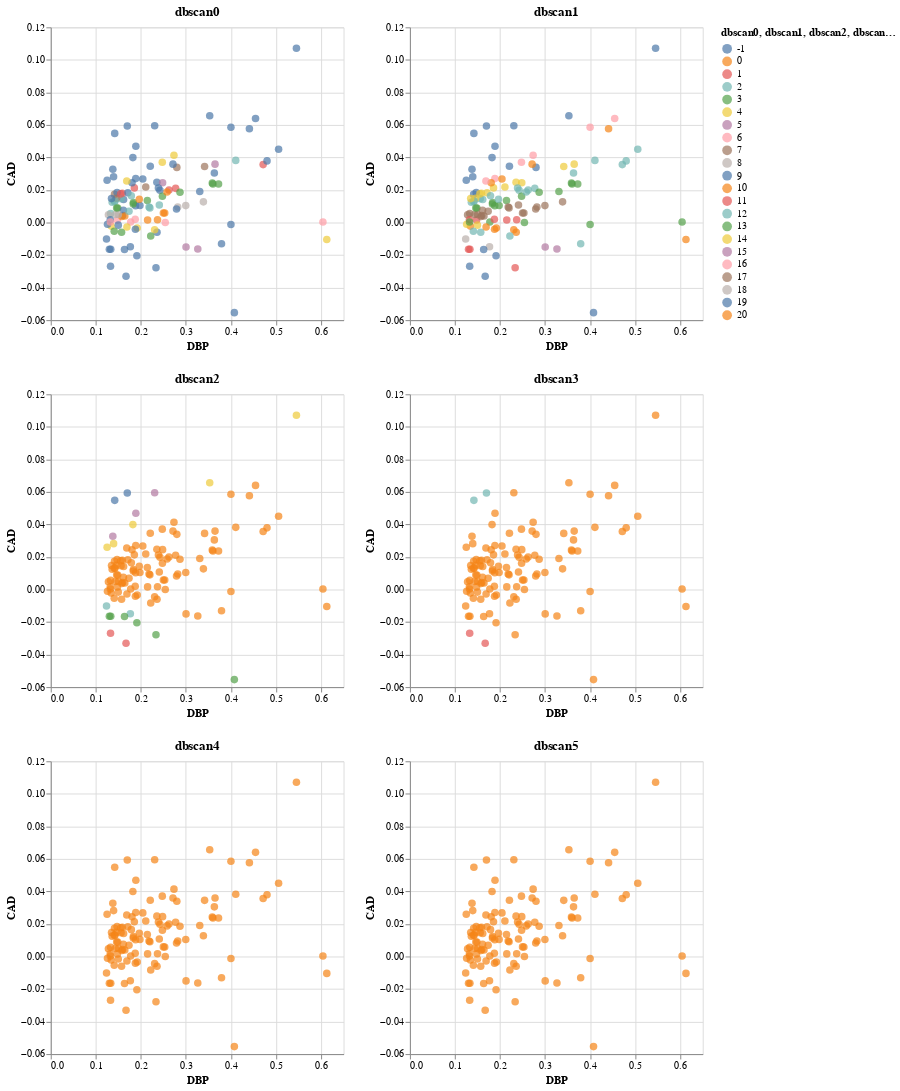

The code cell stored with this chart in its notebook:
### Code cell
# Display charts
display(Markdown("# Plots with increaseing eps"))
(dbscan_charts[eps_labels[0]] | dbscan_charts[eps_labels[1]]) & (dbscan_charts[eps_labels[2]] | dbscan_charts[eps_labels[3]]) & (dbscan_charts[eps_labels[4]] | dbscan_charts[eps_labels[5]])

### Figure 1 — Vega-Lite specification as saved in the notebook (floating-point values rounded to 4 significant figures)
{"config": {"view": {"continuousWidth": 300, "continuousHeight": 300}}, "vconcat": [{"hconcat": [{"mark": {"type": "circle", "size": 60}, "encoding": {"color": {"field": "dbscan0", "type": "nominal"}, "tooltip": [{"field": "dbscan0", "type": "quantitative"}, {"field": "dbscan1", "type": "quantitative"}, {"field": "dbscan2", "type": "quantitative"}, {"field": "dbscan3", "type": "quantitative"}, {"field": "dbscan4", "type": "quantitative"}, {"field": "dbscan5", "type": "quantitative"}], "x": {"field": "DBP", "type": "quantitative"}, "y": {"field": "CAD", "type": "quantitative"}}, "name": "view_1", "title": "dbscan0"}, {"mark": {"type": "circle", "size": 60}, "encoding": {"color": {"field": "dbscan1", "type": "nominal"}, "tooltip": [{"field": "dbscan0", "type": "quantitative"}, {"field": "dbscan1", "type": "quantitative"}, {"field": "dbscan2", "type": "quantitative"}, {"field": "dbscan3", "type": "quantitative"}, {"field": "dbscan4", "type": "quantitative"}, {"field": "dbscan5", "type": "quantitative"}], "x": {"field": "DBP", "type": "quantitative"}, "y": {"field": "CAD", "type": "quantitative"}}, "name": "view_2", "title": "dbscan1"}]}, {"hconcat": [{"mark": {"type": "circle", "size": 60}, "encoding": {"color": {"field": "dbscan2", "type": "nominal"}, "tooltip": [{"field": "dbscan0", "type": "quantitative"}, {"field": "dbscan1", "type": "quantitative"}, {"field": "dbscan2", "type": "quantitative"}, {"field": "dbscan3", "type": "quantitative"}, {"field": "dbscan4", "type": "quantitative"}, {"field": "dbscan5", "type": "quantitative"}], "x": {"field": "DBP", "type": "quantitative"}, "y": {"field": "CAD", "type": "quantitative"}}, "name": "view_3", "title": "dbscan2"}, {"mark": {"type": "circle", "size": 60}, "encoding": {"color": {"field": "dbscan3", "type": "nominal"}, "tooltip": [{"field": "dbscan0", "type": "quantitative"}, {"field": "dbscan1", "type": "quantitative"}, {"field": "dbscan2", "type": "quantitative"}, {"field": "dbscan3", "type": "quantitative"}, {"field": "dbscan4", "type": "quantitative"}, {"field": "dbscan5", "type": "quantitative"}], "x": {"field": "DBP", "type": "quantitative"}, "y": {"field": "CAD", "type": "quantitative"}}, "name": "view_4", "title": "dbscan3"}]}, {"hconcat": [{"mark": {"type": "circle", "size": 60}, "encoding": {"color": {"field": "dbscan4", "type": "nominal"}, "tooltip": [{"field": "dbscan0", "type": "quantitative"}, {"field": "dbscan1", "type": "quantitative"}, {"field": "dbscan2", "type": "quantitative"}, {"field": "dbscan3", "type": "quantitative"}, {"field": "dbscan4", "type": "quantitative"}, {"field": "dbscan5", "type": "quantitative"}], "x": {"field": "DBP", "type": "quantitative"}, "y": {"field": "CAD", "type": "quantitative"}}, "name": "view_5", "title": "dbscan4"}, {"mark": {"type": "circle", "size": 60}, "encoding": {"color": {"field": "dbscan5", "type": "nominal"}, "tooltip": [{"field": "dbscan0", "type": "quantitative"}, {"field": "dbscan1", "type": "quantitative"}, {"field": "dbscan2", "type": "quantitative"}, {"field": "dbscan3", "type": "quantitative"}, {"field": "dbscan4", "type": "quantitative"}, {"field": "dbscan5", "type": "quantitative"}], "x": {"field": "DBP", "type": "quantitative"}, "y": {"field": "CAD", "type": "quantitative"}}, "name": "view_6", "title": "dbscan5"}]}], "data": {"name": "data-26265ef168e235cb7ec0f56ea8208f3b"}, "params": [{"name": "param_1", "select": {"type": "interval", "encodings": ["x", "y"]}, "bind": "scales", "views": ["view_1"]}, {"name": "param_2", "select": {"type": "interval", "encodings": ["x", "y"]}, "bind": "scales", "views": ["view_2"]}, {"name": "param_3", "select": {"type": "interval", "encodings": ["x", "y"]}, "bind": "scales", "views": ["view_3"]}, {"name": "param_4", "select": {"type": "interval", "encodings": ["x", "y"]}, "bind": "scales", "views": ["view_4"]}, {"name": "param_5", "select": {"type": "interval", "encodings": ["x", "y"]}, "bind": "scales", "views": ["view_5"]}, {"name": "param_6", "select": {"type": "interval", "encodings": ["x", "y"]}, "bind": "scales", "views": ["view_6"]}], "$schema": "https://vega.github.io/schema/vega-lite/v5.16.3.json", "datasets": {"data-26265ef168e235cb7ec0f56ea8208f3b": [{"DBP": 0.2359, "CAD": -0.006, "dbscan0": -1, "dbscan1": 0, "dbscan2": 0, "dbscan3": 0, "dbscan4": 0, "dbscan5": 0}, {"DBP": 0.237, "CAD": 0.0017, "dbscan0": 0, "dbscan1": 1, "dbscan2": 0, "dbscan3": 0, "dbscan4": 0, "dbscan5": 0}, {"DBP": 0.4715, "CAD": 0.0356, "dbscan0": 1, "dbscan1": 2, "dbscan2": 0, "dbscan3": 0, "dbscan4": 0, "dbscan5": 0}, {"DBP": 0.1617, "CAD": 0.0141, "dbscan0": -1, "dbscan1": 2, "dbscan2": 0, "dbscan3": 0, "dbscan4": 0, "dbscan5": 0}, {"DBP": 0.1364, "CAD": 0.0125, "dbscan0": 2, "dbscan1": 2, "dbscan2": 0, "dbscan3": 0, "dbscan4": 0, "dbscan5": 0}, {"DBP": 0.1486, "CAD": 0.0089, "dbscan0": 3, "dbscan1": 3, "dbscan2": 0, "dbscan3": 0, "dbscan4": 0, "dbscan5": 0}, {"DBP": 0.2356, "CAD": 0.0248, "dbscan0": -1, "dbscan1": 4, "dbscan2": 0, "dbscan3": 0, "dbscan4": 0, "dbscan5": 0}, {"DBP": 0.1919, "CAD": -0.0034, "dbscan0": 4, "dbscan1": 0, "dbscan2": 0, "dbscan3": 0, "dbscan4": 0, "dbscan5": 0}, {"DBP": 0.3003, "CAD": -0.015, "dbscan0": 5, "dbscan1": 5, "dbscan2": 0, "dbscan3": 0, "dbscan4": 0, "dbscan5": 0}, {"DBP": 0.4546, "CAD": 0.064, "dbscan0": -1, "dbscan1": 6, "dbscan2": 0, "dbscan3": 0, "dbscan4": 0, "dbscan5": 0}, {"DBP": 0.1671, "CAD": -0.033, "dbscan0": -1, "dbscan1": -1, "dbscan2": 1, "dbscan3": 1, "dbscan4": 0, "dbscan5": 0}, {"DBP": 0.2424, "CAD": 0.0198, "dbscan0": -1, "dbscan1": 2, "dbscan2": 0, "dbscan3": 0, "dbscan4": 0, "dbscan5": 0}, {"DBP": 0.1595, "CAD": 0.0043, "dbscan0": -1, "dbscan1": 7, "dbscan2": 0, "dbscan3": 0, "dbscan4": 0, "dbscan5": 0}, {"DBP": 0.2772, "CAD": 0.021, "dbscan0": 1, "dbscan1": 2, "dbscan2": 0, "dbscan3": 0, "dbscan4": 0, "dbscan5": 0}, {"DBP": 0.3586, "CAD": 0.0243, "dbscan0": 3, "dbscan1": 3, "dbscan2": 0, "dbscan3": 0, "dbscan4": 0, "dbscan5": 0}, {"DBP": 0.148, "CAD": 0.0016, "dbscan0": 6, "dbscan1": 1, "dbscan2": 0, "dbscan3": 0, "dbscan4": 0, "dbscan5": 0}, {"DBP": 0.1767, "CAD": -0.0149, "dbscan0": -1, "dbscan1": 8, "dbscan2": 2, "dbscan3": 0, "dbscan4": 0, "dbscan5": 0}, {"DBP": 0.2799, "CAD": 0.0339, "dbscan0": 7, "dbscan1": 9, "dbscan2": 0, "dbscan3": 0, "dbscan4": 0, "dbscan5": 0}, {"DBP": 0.1886, "CAD": 0.027, "dbscan0": -1, "dbscan1": 6, "dbscan2": 0, "dbscan3": 0, "dbscan4": 0, "dbscan5": 0}, {"DBP": 0.2997, "CAD": 0.0104, "dbscan0": 8, "dbscan1": 7, "dbscan2": 0, "dbscan3": 0, "dbscan4": 0, "dbscan5": 0}, {"DBP": 0.2043, "CAD": 0.0268, "dbscan0": 9, "dbscan1": 10, "dbscan2": 0, "dbscan3": 0, "dbscan4": 0, "dbscan5": 0}, {"DBP": 0.1578, "CAD": 0.0037, "dbscan0": 10, "dbscan1": 7, "dbscan2": 0, "dbscan3": 0, "dbscan4": 0, "dbscan5": 0}, {"DBP": 0.1612, "CAD": 0.0075, "dbscan0": -1, "dbscan1": 7, "dbscan2": 0, "dbscan3": 0, "dbscan4": 0, "dbscan5": 0}, {"DBP": 0.1332, "CAD": -0.0164, "dbscan0": -1, "dbscan1": 11, "dbscan2": 3, "dbscan3": 0, "dbscan4": 0, "dbscan5": 0}, {"DBP": 0.1879, "CAD": -0.0041, "dbscan0": -1, "dbscan1": 0, "dbscan2": 0, "dbscan3": 0, "dbscan4": 0, "dbscan5": 0}, {"DBP": 0.1588, "CAD": 0.018, "dbscan0": 11, "dbscan1": 4, "dbscan2": 0, "dbscan3": 0, "dbscan4": 0, "dbscan5": 0}, {"DBP": 0.3632, "CAD": 0.0305, "dbscan0": -1, "dbscan1": 2, "dbscan2": 0, "dbscan3": 0, "dbscan4": 0, "dbscan5": 0}, {"DBP": 0.1823, "CAD": 0.0399, "dbscan0": -1, "dbscan1": -1, "dbscan2": 4, "dbscan3": 0, "dbscan4": 0, "dbscan5": 0}, {"DBP": 0.441, "CAD": 0.0576, "dbscan0": 9, "dbscan1": 10, "dbscan2": 0, "dbscan3": 0, "dbscan4": 0, "dbscan5": 0}, {"DBP": 0.1856, "CAD": 0.0213, "dbscan0": 11, "dbscan1": 4, "dbscan2": 0, "dbscan3": 0, "dbscan4": 0, "dbscan5": 0}, {"DBP": 0.2201, "CAD": 0.009, "dbscan0": 12, "dbscan1": 7, "dbscan2": 0, "dbscan3": 0, "dbscan4": 0, "dbscan5": 0}, {"DBP": 0.1644, "CAD": 0.004, "dbscan0": 10, "dbscan1": 7, "dbscan2": 0, "dbscan3": 0, "dbscan4": 0, "dbscan5": 0}, {"DBP": 0.2713, "CAD": 0.0359, "dbscan0": 9, "dbscan1": 10, "dbscan2": 0, "dbscan3": 0, "dbscan4": 0, "dbscan5": 0}, {"DBP": 0.2306, "CAD": -0.0044, "dbscan0": 4, "dbscan1": 0, "dbscan2": 0, "dbscan3": 0, "dbscan4": 0, "dbscan5": 0}, {"DBP": 0.4076, "CAD": -0.0554, "dbscan0": -1, "dbscan1": -1, "dbscan2": 3, "dbscan3": 0, "dbscan4": 0, "dbscan5": 0}, {"DBP": 0.215, "CAD": 0.0016, "dbscan0": 0, "dbscan1": 1, "dbscan2": 0, "dbscan3": 0, "dbscan4": 0, "dbscan5": 0}, {"DBP": 0.1328, "CAD": 0.0056, "dbscan0": 12, "dbscan1": 7, "dbscan2": 0, "dbscan3": 0, "dbscan4": 0, "dbscan5": 0}, {"DBP": 0.3725, "CAD": 0.0237, "dbscan0": 3, "dbscan1": 3, "dbscan2": 0, "dbscan3": 0, "dbscan4": 0, "dbscan5": 0}, {"DBP": 0.3529, "CAD": 0.0656, "dbscan0": -1, "dbscan1": -1, "dbscan2": 4, "dbscan3": 0, "dbscan4": 0, "dbscan5": 0}, {"DBP": 0.1883, "CAD": 0.0103, "dbscan0": -1, "dbscan1": 3, "dbscan2": 0, "dbscan3": 0, "dbscan4": 0, "dbscan5": 0}, {"DBP": 0.253, "CAD": 0.0058, "dbscan0": 10, "dbscan1": 7, "dbscan2": 0, "dbscan3": 0, "dbscan4": 0, "dbscan5": 0}, {"DBP": 0.1572, "CAD": -0.006, "dbscan0": 13, "dbscan1": 12, "dbscan2": 0, "dbscan3": 0, "dbscan4": 0, "dbscan5": 0}, {"DBP": 0.1561, "CAD": 0.0146, "dbscan0": 2, "dbscan1": 2, "dbscan2": 0, "dbscan3": 0, "dbscan4": 0, "dbscan5": 0}, {"DBP": 0.2219, "CAD": -0.0083, "dbscan0": 13, "dbscan1": 12, "dbscan2": 0, "dbscan3": 0, "dbscan4": 0, "dbscan5": 0}, {"DBP": 0.1502, "CAD": 0.0049, "dbscan0": 8, "dbscan1": 7, "dbscan2": 0, "dbscan3": 0, "dbscan4": 0, "dbscan5": 0}, {"DBP": 0.1889, "CAD": 0.0469, "dbscan0": -1, "dbscan1": -1, "dbscan2": 5, "dbscan3": 0, "dbscan4": 0, "dbscan5": 0}, {"DBP": 0.2476, "CAD": 0.0371, "dbscan0": 14, "dbscan1": 6, "dbscan2": 0, "dbscan3": 0, "dbscan4": 0, "dbscan5": 0}, {"DBP": 0.2483, "CAD": 0.0245, "dbscan0": 15, "dbscan1": 4, "dbscan2": 0, "dbscan3": 0, "dbscan4": 0, "dbscan5": 0}, {"DBP": 0.1832, "CAD": 0.0114, "dbscan0": 3, "dbscan1": 3, "dbscan2": 0, "dbscan3": 0, "dbscan4": 0, "dbscan5": 0}, {"DBP": 0.6128, "CAD": -0.0104, "dbscan0": 4, "dbscan1": 0, "dbscan2": 0, "dbscan3": 0, "dbscan4": 0, "dbscan5": 0}, {"DBP": 0.1774, "CAD": 0.0003, "dbscan0": 16, "dbscan1": 13, "dbscan2": 0, "dbscan3": 0, "dbscan4": 0, "dbscan5": 0}, {"DBP": 0.1411, "CAD": 0.013, "dbscan0": 2, "dbscan1": 2, "dbscan2": 0, "dbscan3": 0, "dbscan4": 0, "dbscan5": 0}, {"DBP": 0.3415, "CAD": 0.0345, "dbscan0": 17, "dbscan1": 4, "dbscan2": 0, "dbscan3": 0, "dbscan4": 0, "dbscan5": 0}, {"DBP": 0.2336, "CAD": -0.0278, "dbscan0": -1, "dbscan1": 11, "dbscan2": 3, "dbscan3": 0, "dbscan4": 0, "dbscan5": 0}, {"DBP": 0.1301, "CAD": -0.0164, "dbscan0": -1, "dbscan1": 11, "dbscan2": 3, "dbscan3": 0, "dbscan4": 0, "dbscan5": 0}, {"DBP": 0.3389, "CAD": 0.0127, "dbscan0": 18, "dbscan1": 7, "dbscan2": 0, "dbscan3": 0, "dbscan4": 0, "dbscan5": 0}, {"DBP": 0.1912, "CAD": -0.0204, "dbscan0": -1, "dbscan1": -1, "dbscan2": 3, "dbscan3": 0, "dbscan4": 0, "dbscan5": 0}, {"DBP": 0.2625, "CAD": 0.02, "dbscan0": 1, "dbscan1": 2, "dbscan2": 0, "dbscan3": 0, "dbscan4": 0, "dbscan5": 0}, {"DBP": 0.2819, "CAD": 0.0095, "dbscan0": 8, "dbscan1": 7, "dbscan2": 0, "dbscan3": 0, "dbscan4": 0, "dbscan5": 0}, {"DBP": 0.1804, "CAD": 0.0244, "dbscan0": -1, "dbscan1": 10, "dbscan2": 0, "dbscan3": 0, "dbscan4": 0, "dbscan5": 0}, {"DBP": 0.1875, "CAD": 0.002, "dbscan0": 6, "dbscan1": 1, "dbscan2": 0, "dbscan3": 0, "dbscan4": 0, "dbscan5": 0}, {"DBP": 0.1436, "CAD": 0.0049, "dbscan0": 8, "dbscan1": 7, "dbscan2": 0, "dbscan3": 0, "dbscan4": 0, "dbscan5": 0}, {"DBP": 0.1378, "CAD": 0.0327, "dbscan0": -1, "dbscan1": -1, "dbscan2": 5, "dbscan3": 0, "dbscan4": 0, "dbscan5": 0}, {"DBP": 0.1395, "CAD": 0.0282, "dbscan0": -1, "dbscan1": -1, "dbscan2": 4, "dbscan3": 0, "dbscan4": 0, "dbscan5": 0}, {"DBP": 0.2792, "CAD": 0.0083, "dbscan0": -1, "dbscan1": 7, "dbscan2": 0, "dbscan3": 0, "dbscan4": 0, "dbscan5": 0}, {"DBP": 0.1342, "CAD": -0.0022, "dbscan0": 4, "dbscan1": 0, "dbscan2": 0, "dbscan3": 0, "dbscan4": 0, "dbscan5": 0}, {"DBP": 0.36, "CAD": 0.0237, "dbscan0": 3, "dbscan1": 3, "dbscan2": 0, "dbscan3": 0, "dbscan4": 0, "dbscan5": 0}, {"DBP": 0.1737, "CAD": 0.0069, "dbscan0": 12, "dbscan1": 7, "dbscan2": 0, "dbscan3": 0, "dbscan4": 0, "dbscan5": 0}, {"DBP": 0.1499, "CAD": -0.0016, "dbscan0": -1, "dbscan1": 14, "dbscan2": 0, "dbscan3": 0, "dbscan4": 0, "dbscan5": 0}, {"DBP": 0.239, "CAD": 0.0212, "dbscan0": 19, "dbscan1": 2, "dbscan2": 0, "dbscan3": 0, "dbscan4": 0, "dbscan5": 0}, {"DBP": 0.1238, "CAD": -0.0101, "dbscan0": -1, "dbscan1": 8, "dbscan2": 2, "dbscan3": 0, "dbscan4": 0, "dbscan5": 0}, {"DBP": 0.4801, "CAD": 0.0379, "dbscan0": -1, "dbscan1": 2, "dbscan2": 0, "dbscan3": 0, "dbscan4": 0, "dbscan5": 0}, {"DBP": 0.1415, "CAD": 0.0173, "dbscan0": 7, "dbscan1": 9, "dbscan2": 0, "dbscan3": 0, "dbscan4": 0, "dbscan5": 0}, {"DBP": 0.2479, "CAD": 0.0161, "dbscan0": 3, "dbscan1": 3, "dbscan2": 0, "dbscan3": 0, "dbscan4": 0, "dbscan5": 0}, {"DBP": 0.1687, "CAD": 0.0255, "dbscan0": 14, "dbscan1": 6, "dbscan2": 0, "dbscan3": 0, "dbscan4": 0, "dbscan5": 0}, {"DBP": 0.1472, "CAD": 0.0184, "dbscan0": -1, "dbscan1": 9, "dbscan2": 0, "dbscan3": 0, "dbscan4": 0, "dbscan5": 0}, {"DBP": 0.146, "CAD": 0.0149, "dbscan0": 17, "dbscan1": 4, "dbscan2": 0, "dbscan3": 0, "dbscan4": 0, "dbscan5": 0}, {"DBP": 0.1699, "CAD": 0.0593, "dbscan0": -1, "dbscan1": -1, "dbscan2": -1, "dbscan3": 2, "dbscan4": 0, "dbscan5": 0}, {"DBP": 0.4, "CAD": -0.0012, "dbscan0": -1, "dbscan1": 13, "dbscan2": 0, "dbscan3": 0, "dbscan4": 0, "dbscan5": 0}, {"DBP": 0.25, "CAD": 0.0059, "dbscan0": 10, "dbscan1": 7, "dbscan2": 0, "dbscan3": 0, "dbscan4": 0, "dbscan5": 0}, {"DBP": 0.126, "CAD": -0.0011, "dbscan0": -1, "dbscan1": 14, "dbscan2": 0, "dbscan3": 0, "dbscan4": 0, "dbscan5": 0}, {"DBP": 0.1835, "CAD": 0.0123, "dbscan0": 3, "dbscan1": 3, "dbscan2": 0, "dbscan3": 0, "dbscan4": 0, "dbscan5": 0}, {"DBP": 0.3264, "CAD": -0.0163, "dbscan0": 5, "dbscan1": 5, "dbscan2": 0, "dbscan3": 0, "dbscan4": 0, "dbscan5": 0}, {"DBP": 0.2209, "CAD": 0.0346, "dbscan0": -1, "dbscan1": -1, "dbscan2": 0, "dbscan3": 0, "dbscan4": 0, "dbscan5": 0}, {"DBP": 0.128, "CAD": 0.0048, "dbscan0": 18, "dbscan1": 7, "dbscan2": 0, "dbscan3": 0, "dbscan4": 0, "dbscan5": 0}, {"DBP": 0.1426, "CAD": 0.0131, "dbscan0": 2, "dbscan1": 2, "dbscan2": 0, "dbscan3": 0, "dbscan4": 0, "dbscan5": 0}, {"DBP": 0.1637, "CAD": -0.0166, "dbscan0": -1, "dbscan1": -1, "dbscan2": 3, "dbscan3": 0, "dbscan4": 0, "dbscan5": 0}, {"DBP": 0.6042, "CAD": 0.0003, "dbscan0": 16, "dbscan1": 13, "dbscan2": 0, "dbscan3": 0, "dbscan4": 0, "dbscan5": 0}, {"DBP": 0.2144, "CAD": 0.0135, "dbscan0": 3, "dbscan1": 3, "dbscan2": 0, "dbscan3": 0, "dbscan4": 0, "dbscan5": 0}, {"DBP": 0.1712, "CAD": 0.0183, "dbscan0": -1, "dbscan1": 4, "dbscan2": 0, "dbscan3": 0, "dbscan4": 0, "dbscan5": 0}, {"DBP": 0.1251, "CAD": 0.026, "dbscan0": -1, "dbscan1": -1, "dbscan2": 4, "dbscan3": 0, "dbscan4": 0, "dbscan5": 0}, {"DBP": 0.2307, "CAD": 0.0595, "dbscan0": -1, "dbscan1": -1, "dbscan2": 5, "dbscan3": 0, "dbscan4": 0, "dbscan5": 0}, {"DBP": 0.1349, "CAD": 0.0147, "dbscan0": -1, "dbscan1": 4, "dbscan2": 0, "dbscan3": 0, "dbscan4": 0, "dbscan5": 0}, {"DBP": 0.4107, "CAD": 0.0382, "dbscan0": 2, "dbscan1": 2, "dbscan2": 0, "dbscan3": 0, "dbscan4": 0, "dbscan5": 0}, {"DBP": 0.1321, "CAD": 0.0017, "dbscan0": -1, "dbscan1": 1, "dbscan2": 0, "dbscan3": 0, "dbscan4": 0, "dbscan5": 0}, {"DBP": 0.2182, "CAD": 0.0095, "dbscan0": 12, "dbscan1": 7, "dbscan2": 0, "dbscan3": 0, "dbscan4": 0, "dbscan5": 0}, {"DBP": 0.1463, "CAD": 0.0089, "dbscan0": 3, "dbscan1": 3, "dbscan2": 0, "dbscan3": 0, "dbscan4": 0, "dbscan5": 0}, {"DBP": 0.1789, "CAD": 0.0165, "dbscan0": 2, "dbscan1": 2, "dbscan2": 0, "dbscan3": 0, "dbscan4": 0, "dbscan5": 0}, {"DBP": 0.2582, "CAD": 0.0188, "dbscan0": 20, "dbscan1": 2, "dbscan2": 0, "dbscan3": 0, "dbscan4": 0, "dbscan5": 0}, {"DBP": 0.2542, "CAD": 0.0, "dbscan0": 16, "dbscan1": 13, "dbscan2": 0, "dbscan3": 0, "dbscan4": 0, "dbscan5": 0}, {"DBP": 0.5058, "CAD": 0.045, "dbscan0": 19, "dbscan1": 2, "dbscan2": 0, "dbscan3": 0, "dbscan4": 0, "dbscan5": 0}, {"DBP": 0.2735, "CAD": 0.0414, "dbscan0": 14, "dbscan1": 6, "dbscan2": 0, "dbscan3": 0, "dbscan4": 0, "dbscan5": 0}, {"DBP": 0.3791, "CAD": -0.0131, "dbscan0": -1, "dbscan1": 12, "dbscan2": 0, "dbscan3": 0, "dbscan4": 0, "dbscan5": 0}, {"DBP": 0.1552, "CAD": 0.0176, "dbscan0": 11, "dbscan1": 4, "dbscan2": 0, "dbscan3": 0, "dbscan4": 0, "dbscan5": 0}, {"DBP": 0.142, "CAD": 0.0548, "dbscan0": -1, "dbscan1": -1, "dbscan2": -1, "dbscan3": 2, "dbscan4": 0, "dbscan5": 0}, {"DBP": 0.5454, "CAD": 0.1071, "dbscan0": -1, "dbscan1": -1, "dbscan2": 4, "dbscan3": 0, "dbscan4": 0, "dbscan5": 0}, {"DBP": 0.2109, "CAD": 0.0218, "dbscan0": 17, "dbscan1": 4, "dbscan2": 0, "dbscan3": 0, "dbscan4": 0, "dbscan5": 0}, {"DBP": 0.198, "CAD": 0.0105, "dbscan0": -1, "dbscan1": 3, "dbscan2": 0, "dbscan3": 0, "dbscan4": 0, "dbscan5": 0}, {"DBP": 0.3308, "CAD": 0.0191, "dbscan0": -1, "dbscan1": 3, "dbscan2": 0, "dbscan3": 0, "dbscan4": 0, "dbscan5": 0}, {"DBP": 0.241, "CAD": 0.0108, "dbscan0": 12, "dbscan1": 7, "dbscan2": 0, "dbscan3": 0, "dbscan4": 0, "dbscan5": 0}, {"DBP": 0.1324, "CAD": 0.0003, "dbscan0": 16, "dbscan1": 13, "dbscan2": 0, "dbscan3": 0, "dbscan4": 0, "dbscan5": 0}, {"DBP": 0.1409, "CAD": -0.0054, "dbscan0": 13, "dbscan1": 12, "dbscan2": 0, "dbscan3": 0, "dbscan4": 0, "dbscan5": 0}, {"DBP": 0.2869, "CAD": 0.0186, "dbscan0": 3, "dbscan1": 3, "dbscan2": 0, "dbscan3": 0, "dbscan4": 0, "dbscan5": 0}, {"DBP": 0.1966, "CAD": 0.0143, "dbscan0": 20, "dbscan1": 2, "dbscan2": 0, "dbscan3": 0, "dbscan4": 0, "dbscan5": 0}, {"DBP": 0.4, "CAD": 0.0586, "dbscan0": -1, "dbscan1": 6, "dbscan2": 0, "dbscan3": 0, "dbscan4": 0, "dbscan5": 0}, {"DBP": 0.1327, "CAD": -0.0269, "dbscan0": -1, "dbscan1": -1, "dbscan2": 1, "dbscan3": 1, "dbscan4": 0, "dbscan5": 0}, {"DBP": 0.3647, "CAD": 0.0359, "dbscan0": 15, "dbscan1": 4, "dbscan2": 0, "dbscan3": 0, "dbscan4": 0, "dbscan5": 0}, {"DBP": 0.1691, "CAD": -0.0028, "dbscan0": 4, "dbscan1": 0, "dbscan2": 0, "dbscan3": 0, "dbscan4": 0, "dbscan5": 0}]}}
